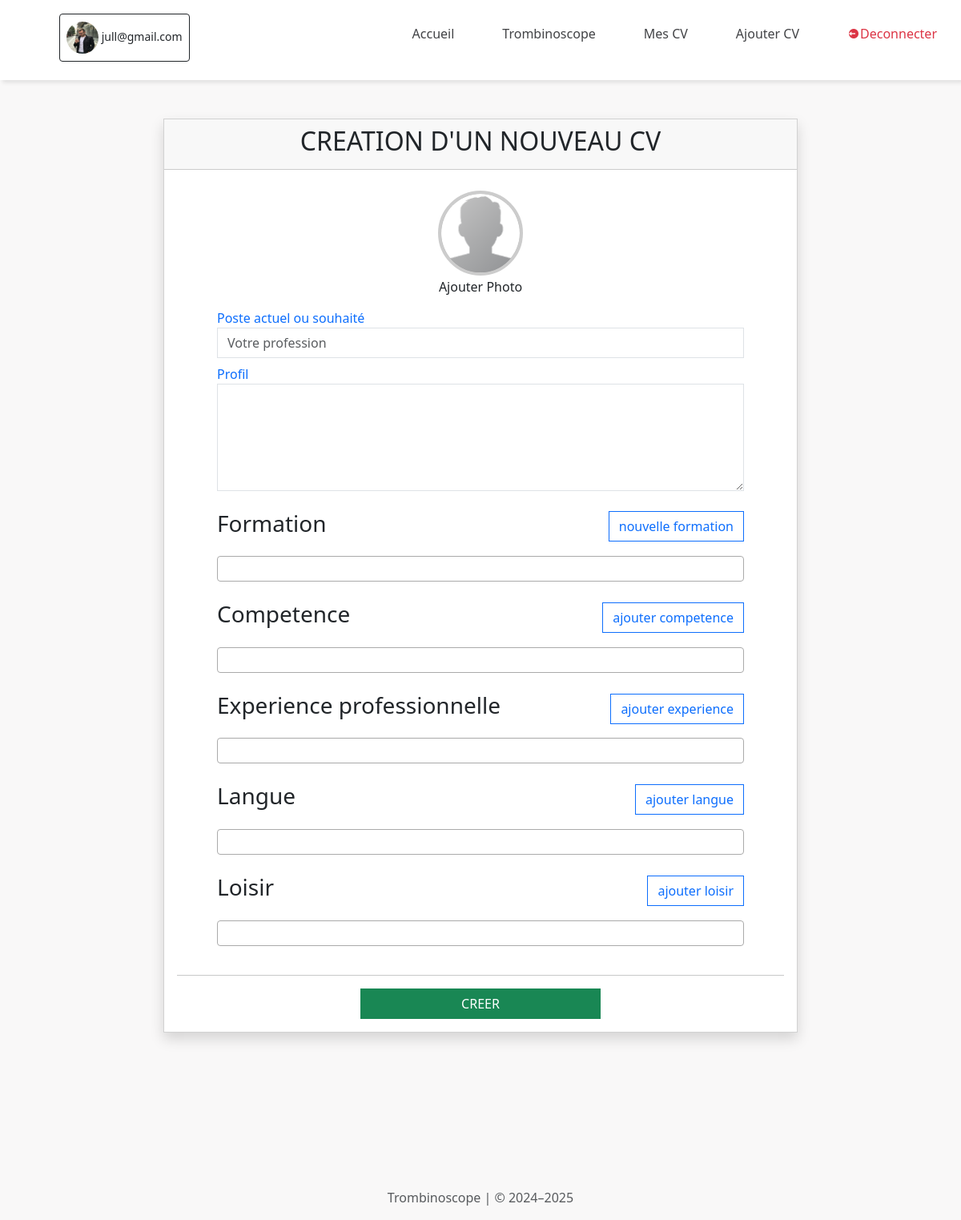
The app's page /user/ajouter-cv/0 (signed in) with its own data.
### App/models.py (models this page shows)
class Personne(AbstractUser):
    email = models.EmailField(unique=True)
    username = None
    last_name = None
    first_name = None
    nom = models.CharField(max_length=30)
    prenom = models.CharField(max_length=30)
    telephone = models.CharField(max_length=30, unique=True)
    adresse = models.CharField(max_length=200)
    photo = models.ImageField(upload_to="photos/")
    USERNAME_FIELD = 'email'
    REQUIRED_FIELDS = ['nom', 'prenom', 'telephone','adresse']
    objects = PersonneManager()

### App/views.py (the view)
# urls.py: path('user/ajouter-cv/<int:numero>',views.ajouterCv, name='ajouter-cv'),
@login_required
def ajouterCv(request, numero):
    request.session["modele"] = numero
    competences = Competence.objects.all()
    formations = Formation.objects.all()
    langues = Langue.objects.all()
    loisirs = Loisir.objects.all()
    experiences = ExperienceProfessionnelle.objects.all()
    context = {
        "competences":competences,
        "formations":formations,
        "langues":langues,
        "loisirs":loisirs,
        "experiences":experiences
    }
    return render(request, "utilisateur/profil/templateCv/Forms/cv.html", context)

### App/templates/utilisateur/profil/templateCv/Forms/cv.html (shortened to what this page needs)
{% load static %}
<!DOCTYPE html>
<html lang="en">
<head>
    <link href="https://cdn.jsdelivr.net/npm/bootstrap@5.3.3/dist/css/bootstrap.min.css" rel="stylesheet">
    <link href='https://unpkg.com/boxicons@2.0.9/css/boxicons.min.css' rel='stylesheet'>
    <link href="https://cdnjs.cloudflare.com/ajax/libs/font-awesome/6.5.0/css/all.min.css" rel="stylesheet">
    <link rel="stylesheet" href="https://cdnjs.cloudflare.com/ajax/libs/select2/4.0.13/css/select2.min.css" />
    <link rel="stylesheet" href="https://cdnjs.cloudflare.com/ajax/libs/sweetalert2/11.15.10/sweetalert2.css" />
</head>
<body>
    <nav class="navBar">
        <ul>
            {% if user.is_authenticated %}
            <li class="">
                <button type="button" class="btn btn-outline-dark btn-sm" style="margin-left: 3em; height: 60px;">
                    {% if user.photo %}
                        <img src="{{ user.photo.url }}" alt="User Image" class="rounded-circle" style="width: 40px; height: 40px;">
                    {% else %}
                        <img src="{% static 'assets/img/default-avatar.png' %}" alt="" class="rounded-circle me-2" style="width: 30px; height: 30px;">
                    {% endif %}
                        <span>{{ user.email }}</span>
                </button>
            </li>
            {% endif %}
            {% if user.is_authenticated %}
                <li class="hideOnMible">
                    <a class="lien" href="{% url 'profil' %}">
                        <span class="text">Accueil</span>
                    </a>
                </li>
                <li class="hideOnMible">
                    <a class="lien" href="{% url 'index' %}">
                        <span class="text">Trombinoscope</span>
                    </a>
                </li>
                <li class="hideOnMible">
                    <a class="lien" href="{% url 'mesCv' %}">
                        <span class="text">Mes CV</span>
                    </a>
                </li>
                <li class="hideOnMible">
                    <a class="lien" href="{% url 'format-cv' %}">
                        <span class="text">Ajouter CV</span>
                    </a>
                </li>
                <li class="hideOnMible">
                    <a href="{% url 'deconnexion' %}" class="text-danger">
                        <i class='bx bxs-log-out-circle' ></i>
                        <span class="text">Deconnecter</span>
                    </a>
                </li>
            {% endif %}
        </ul>
    </nav>
    <div id="content" class="container-fluid">
        <div id="content" style="margin: 0 12em;">
            <div id="description" class="card rounded-0 shadow mt-5">
                <div class="card-header text-center rounded-0">
                    <h2>CREATION D'UN NOUVEAU CV</h2>
                  </div>
                <div class="card-body ">
                    {% if edit %}
                    <form action="{% url 'edit-profil' id=cv.id %}" method="post"></form>
                    {% else %}
                    <form id="cvForm" method="post">
                    {% endif %}
                        <div class="" style="padding: 5px 50px 20px 50px;">
                            {% if edit %}
                            <div class="picture-container">
                                <div class="picture">
                                    {% if cv.photo %}
                                        <img src="{{cv.photo.url}}" class="picture-src" id="wizardPicturePreview" title=""/>
                                    {% else %}
                                        <img src="{% static 'assets/img/default-avatar.png' %}" class="picture-src" id="wizardPicturePreview" title=""/>
                                    {% endif %}
                                    <input type="file" name="photo" id="wizard-picture">
                                </div>
                                <h6>Ajouter Photo</h6>
                            </div>
                            <div class="form-group mt-3">
                                <label class="text-primary">Poste actuel ou souhaité</label>
                                <input name="titre" id="titre" value="{{cv.poste}}" required type="text" class="form-control rounded-0" placeholder="Votre profession">
                            </div>
                            <div class="form-group mt-2">
                                <label class="text-primary">Profil</label>
                                <textarea class="form-control rounded-0" required name="description" id="description" cols="30" rows="5">{{cv.description}}</textarea>
                            </div>
                            {% else %}
                            <div class="picture-container">
                                <div class="picture">
                                    <img src="{% static 'assets/img/default-avatar.png' %}" class="picture-src" id="wizardPicturePreview" title=""/>
                                </div>
                                <h6>Ajouter Photo</h6>
                            </div>
                            <div class="form-group mt-3">
                                <label class="text-primary">Poste actuel ou souhaité</label>
                                <input name="titre" id="titre" required type="text" class="form-control rounded-0" placeholder="Votre profession">
                            </div>
                            <div class="form-group mt-2">
                                <label class="text-primary">Profil</label>
                                <textarea class="form-control rounded-0" required name="description" id="description" cols="30" rows="5"></textarea>
                            </div>
                            <div class="mt-4 form-group ">
                                <div class="d-flex justify-content-between align-items-center mb-3">
                                    <div class="d-flex align-items-center">
                                        <h3>Formation</h3>
                                    </div>
                                    <button class="btn btn-outline-primary rounded-0" id="formation" > nouvelle formation</button>
                                </div>
                            </div>
                            <div class="mt-4 form-group">
                                <div class="d-flex justify-content-between align-items-center mb-3">
                                    <div class="d-flex align-items-center">
                                        <h3>Competence</h3>
                                    </div>
                                    <button class="btn btn-outline-primary rounded-0" id="competence"> ajouter competence</button>
                                </div>
                            </div>
                            <div class="mt-4 form-group">
                                <div class="d-flex justify-content-between align-items-center mb-3">
                                    <div class="d-flex align-items-center">
                                        <h3>Experience professionnelle</h3>
                                    </div>
                                    <button class="btn btn-outline-primary rounded-0" id="experience"> ajouter experience</button>
                                </div>
                            </div>
                            <div class="mt-4 form-group">
                                <div class="d-flex justify-content-between align-items-center mb-3">
                                    <div class="d-flex align-items-center">
                                        <h3>Langue</h3>
                                    </div>
                                    <button class="btn btn-outline-primary rounded-0" id="langue"> ajouter langue</button>
                                </div>
                            </div>
                            <div class="mt-4 form-group">
                                <div class="d-flex justify-content-between align-items-center mb-3">
                                    <div class="d-flex align-items-center">
                                        <h3>Loisir</h3>
                                    </div>
                                    <button class="btn btn-outline-primary rounded-0" id="loisir"> ajouter loisir</button>
                                </div>
                            </div>
                            {% endif %}
                        </div>
                        <div><hr></div>
                        <div class="" style="display: flex; justify-content: center; margin-top: 5px;">
                            {% if edit %}
                            <button style="width: 300px;" class="btn btn-success rounded-0" type="submit">Modifier</button>
                            {% else %}
                            <button style="width: 300px;" class="btn btn-success rounded-0" type="button" id="submitCv">CREER</button>
                            {% endif %}
                        </div>
                    </form>
                </div>
            </div>
        </div>
    </div>
    <footer style="height: 60px; display: flex; align-items: center; justify-content: center; margin-top: 10em;">
        <div class="text-center">
            <p class="mt-5 mb-3 text-muted">Trombinoscope | © 2024–2025</p>
        </div>
    </footer>
</body>
</html>

### App/templates/utilisateur/profil/templateCv/Forms/cv.html (style rules this page uses)
* { margin: 0; padding: 0; }
body { min-height: 100vh; background-size: cover; background-repeat: no-repeat; background-position: center; background-color: #f9f8f8; font-family: 'Segoe UI', Tahoma, Geneva, Verdana, sans-serif'; }
.lien { color: #424346; }
.picture-container { position: relative; cursor: pointer; text-align: center; }
.picture { width: 106px; height: 106px; background-color: #999999; border: 4px solid #CCCCCC; color: #FFFFFF; border-radius: 50%; margin: 5px auto; overflow: hidden; transition: all 0.2s; -webkit-transition: all 0.2s; }
.picture-src { width: 100%; }

### records on screen
Personne: photo (picture), email "jull@gmail.com"
